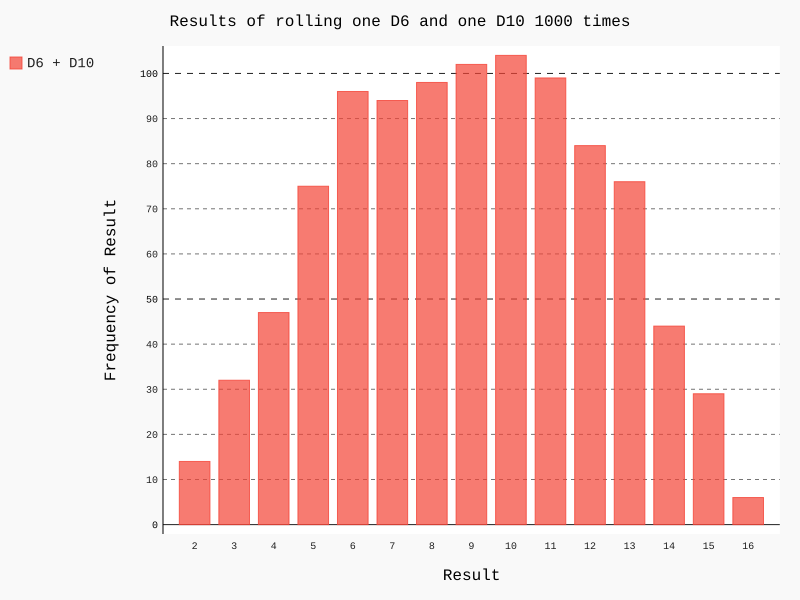

Write the Python code that produced this figure.
import pygal
from die import Die

# 使用到的模板为 pygal
# pygal是一个用于生成SVG格式图片的python第三方库，具有十分酷炫的绘图功能.
# pygal具有交互性：将鼠标点到图中任意一个条形，都能看到与之相关联的数据
# 可视化问题一般分三步
# 一： 创建模型
# 二： 分析模型结果
# 三： 进行可视化处理

# 创建一个D6
die_1 = Die()
die_2 = Die(10)

# 将掷骰子的结果放入列表中
results = []
for roll_num in range(1000):
    result = die_1.roll() + die_2.roll()
    results.append(result)

# 分析结果放入列表中
frequencies = []
for value in range(2, die_1.num_sides + die_2.num_sides + 1):
    # 六面各个面出现的次数
    frequency = results.count(value)
    frequencies.append(frequency)

# 可视化 条形图Bar
hist = pygal.Bar()
# 设置条形图的各个参数
hist.title = "Results of rolling one D6 and one D10 1000 times"
hist.x_labels = ['2', '3', '4', '5', '6', '7', '8', '9', '10', '11', '12', '13', '14', '15', '16']
hist.x_title = "Result"
hist.y_title = "Frequency of Result"

hist.add('D6 + D10', frequencies)  # add一系列值添加到图标中，D6是按钮名称，点击即传值
hist.render_to_file('die_visual.svg')   # 扩展名必须为svg
